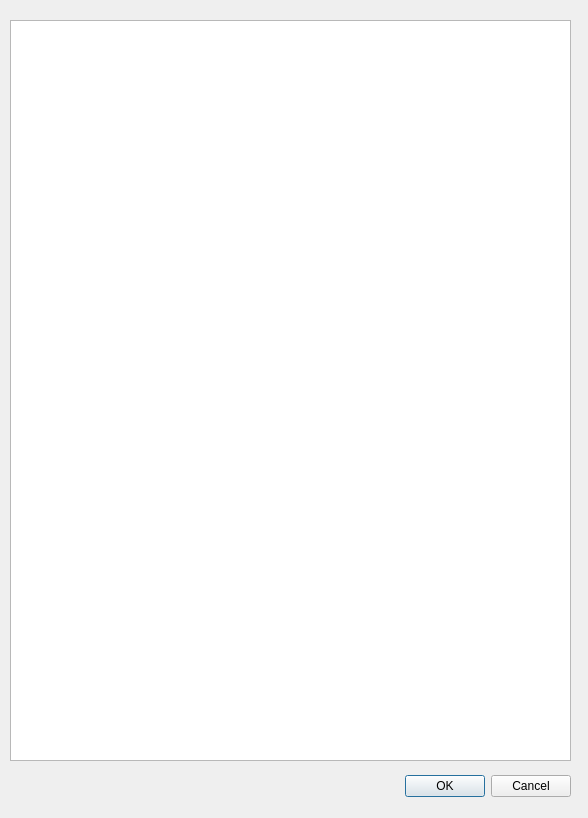
<?xml version="1.0" encoding="UTF-8"?>
<ui version="4.0">
 <class>Editor</class>
 <widget class="QDialog" name="Editor">
  <property name="geometry">
   <rect>
    <x>0</x>
    <y>0</y>
    <width>588</width>
    <height>818</height>
   </rect>
  </property>
  <property name="windowTitle">
   <string>Dialog</string>
  </property>
  <widget class="QDialogButtonBox" name="buttonBox">
   <property name="geometry">
    <rect>
     <x>230</x>
     <y>770</y>
     <width>341</width>
     <height>32</height>
    </rect>
   </property>
   <property name="orientation">
    <enum>Qt::Horizontal</enum>
   </property>
   <property name="standardButtons">
    <set>QDialogButtonBox::Cancel|QDialogButtonBox::Ok</set>
   </property>
  </widget>
  <widget class="QListWidget" name="songNames">
   <property name="geometry">
    <rect>
     <x>10</x>
     <y>20</y>
     <width>561</width>
     <height>741</height>
    </rect>
   </property>
  </widget>
 </widget>
 <resources/>
 <connections>
  <connection>
   <sender>buttonBox</sender>
   <signal>accepted()</signal>
   <receiver>Editor</receiver>
   <slot>accept()</slot>
   <hints>
    <hint type="sourcelabel">
     <x>248</x>
     <y>254</y>
    </hint>
    <hint type="destinationlabel">
     <x>157</x>
     <y>274</y>
    </hint>
   </hints>
  </connection>
  <connection>
   <sender>buttonBox</sender>
   <signal>rejected()</signal>
   <receiver>Editor</receiver>
   <slot>reject()</slot>
   <hints>
    <hint type="sourcelabel">
     <x>316</x>
     <y>260</y>
    </hint>
    <hint type="destinationlabel">
     <x>286</x>
     <y>274</y>
    </hint>
   </hints>
  </connection>
 </connections>
</ui>
